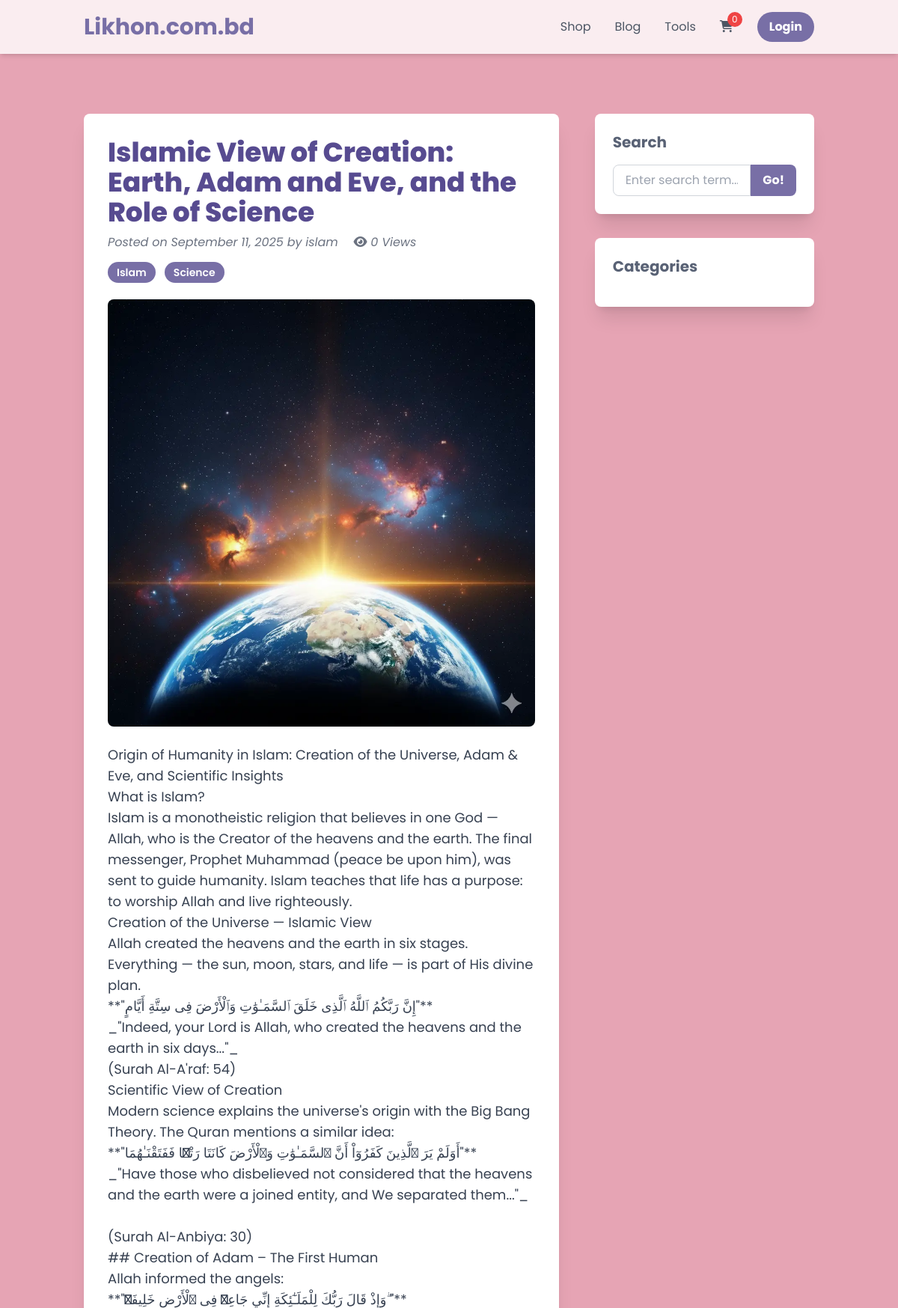
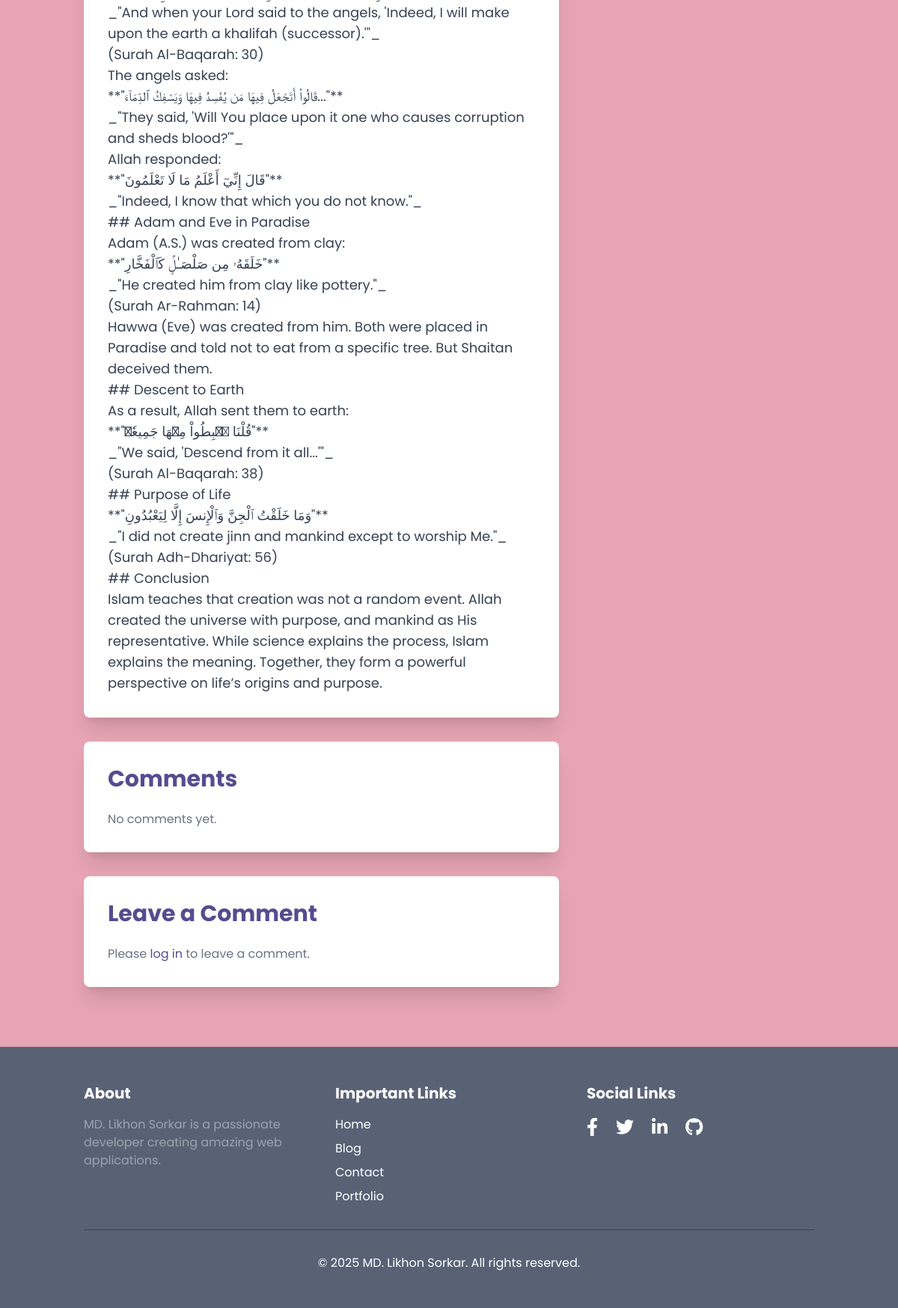
The app's page /blog/detail/islamic-view-creation-earth-adam-eve-role-science/ with its own data (2 pictures, top to bottom).
### apps/blog/models.py (models this page shows, shortened)
class Post(models.Model):
    title = models.CharField(max_length=200)
    slug = models.SlugField(unique=True, max_length=200, blank=True)
    content = models.TextField()
    author = models.ForeignKey(User, on_delete=models.CASCADE)
    featured_image = models.ImageField(upload_to='post_images/', blank=True, null=True)
    tags = models.ManyToManyField(Tag, blank=True)
    views = models.IntegerField(default=0)
    created_at = models.DateTimeField(auto_now_add=True)
    updated_at = models.DateTimeField(auto_now=True)

class Tag(models.Model):
    name = models.CharField(max_length=50, unique=True)

### apps/blog/views.py (the view)
# urls.py: path('detail/<str:slug>/', blog_detail, name='blog_detail'),
def blog_detail(request, slug):
    post = get_object_or_404(Post, slug=slug)
    comments = post.comments.all().order_by('created_at')
    if request.method == 'POST':
        if not request.user.is_authenticated:
            return redirect('login')
        comment_form = CommentForm(request.POST)
        if comment_form.is_valid():
            new_comment = comment_form.save(commit=False)
            new_comment.post = post
            new_comment.author = request.user
            new_comment.save()
            return redirect('blog_detail', slug=post.slug)
    else:
        comment_form = CommentForm()
    return render(request, 'blog/article.html', {
        'post': post,
        'comments': comments,
        'comment_form': comment_form
    })

### apps/blog/forms.py
class CommentForm(forms.ModelForm):
    class Meta:
        model = Comment
        fields = ('content',)

### apps/blog/templates/blog/article.html
{% include "header.html" %}
<main class="py-20">
    <div class="container mx-auto px-6">
        <div class="grid grid-cols-1 lg:grid-cols-3 gap-12">
            <div class="lg:col-span-2">
                <article class="bg-white rounded-lg shadow-xl p-8">
                    <header class="mb-6">
                        <h1 class="text-4xl font-extrabold text-purple-corallite mb-2">{{ post.title }}</h1>
                        <div class="text-gray-500 italic mb-4">
                            Posted on {{ post.created_at|date:"F d, Y" }} by {{ post.author.username }}
                            <span class="ml-4"><i class="fas fa-eye"></i> {{ post.views }} Views</span>
                        </div>
                        <div class="space-x-2">
                            {% for tag in post.tags.all %}
                            <a class="bg-purple-mountain-majesty text-white text-sm font-semibold px-3 py-1 rounded-full" href="{% url 'posts_by_tag' tag.name %}">{{ tag.name }}</a>
                            {% endfor %}
                        </div>
                    </header>
                    {% if post.featured_image %}
                    <figure class="mb-6"><img class="w-full rounded-lg" src="{{ post.featured_image.url }}" alt="{{ post.title }}"></figure>
                    {% endif %}
                    <section class="text-lg text-gray-700">
                        {{ post.content|safe }}
                    </section>
                </article>
                <div class="bg-white rounded-lg shadow-xl p-8 mt-8">
                    <h2 class="text-3xl font-bold text-purple-corallite mb-6">Comments</h2>
                    {% if comments %}
                        {% for comment in comments %}
                        <div class="mb-4 border-b pb-4">
                            <p class="text-gray-700">{{ comment.content }}</p>
                            <div class="text-sm text-gray-500 mt-2">By {{ comment.author.username }} on {{ comment.created_at|date:"F d, Y" }}</div>
                        </div>
                        {% endfor %}
                    {% else %}
                        <p class="text-gray-500">No comments yet.</p>
                    {% endif %}
                </div>
                <div class="bg-white rounded-lg shadow-xl p-8 mt-8">
                    <h2 class="text-3xl font-bold text-purple-corallite mb-6">Leave a Comment</h2>
                    {% if user.is_authenticated %}
                    <form method="post">
                        {% csrf_token %}
                        <div class="mb-4">
                            {{ comment_form.content }}
                        </div>
                        <button type="submit" class="bg-purple-mountain-majesty hover:bg-purple-corallite text-white font-bold py-2 px-6 rounded-full transition duration-300">Submit</button>
                    </form>
                    {% else %}
                    <p class="text-gray-500">Please <a href="{% url 'signin' %}" class="text-purple-corallite hover:underline">log in</a> to leave a comment.</p>
                    {% endif %}
                </div>
            </div>
            {% include "blog/sidebar.html" %}
        </div>
    </div>
</main>
{% include "footer.html" %}

### static/css/style.css (style rules this page uses)
html, :host { line-height: 1.5; -webkit-text-size-adjust: 100%; -moz-tab-size: 4; -o-tab-size: 4; tab-size: 4; font-family: ui-sans-serif, system-ui, sans-serif, "Apple Color Emoji", "Segoe UI Emoji", "Segoe UI Symbol", "Noto Color Emoji"; font-feature-settings: normal; font-variation-settings: normal; -webkit-tap-highlight-color: transparent; }
body { margin: 0; line-height: inherit; }
h1, h2, h3, h4, h5, h6 { font-size: inherit; font-weight: inherit; }
a { color: inherit; text-decoration: inherit; }
blockquote, dl, dd, h1, h2, h3, h4, h5, h6, hr, figure, p, pre { margin: 0; }
img, svg, video, canvas, audio, iframe, embed, object { display: block; vertical-align: middle; }
img, video { max-width: 100%; height: auto; }
.container { width: 100%; }
@media (min-width: 640px) { .container { max-width: 640px; } }
@media (min-width: 768px) { .container { max-width: 768px; } }
@media (min-width: 1024px) { .container { max-width: 1024px; } }
.mx-auto { margin-left: auto; margin-right: auto; }
.mb-2 { margin-bottom: 0.5rem; }
.mb-4 { margin-bottom: 1rem; }
.mb-6 { margin-bottom: 1.5rem; }
.ml-4 { margin-left: 1rem; }
.mt-8 { margin-top: 2rem; }
.grid { display: grid; }
.w-full { width: 100%; }
.grid-cols-1 { grid-template-columns: repeat(1, minmax(0, 1fr)); }
.gap-12 { gap: 3rem; }
.space-x-2 > :not([hidden]) ~ :not([hidden]) { --tw-space-x-reverse: 0; margin-right: calc(0.5rem * var(--tw-space-x-reverse)); margin-left: calc(0.5rem * calc(1 - var(--tw-space-x-reverse))); }
.scroll-smooth { scroll-behavior: smooth; }
.rounded-full { border-radius: 9999px; }
.rounded-lg { border-radius: 0.5rem; }
.bg-porcelain-rose { --tw-bg-opacity: 1; background-color: rgb(230 164 180 / var(--tw-bg-opacity, 1)); }
.bg-purple-mountain-majesty { --tw-bg-opacity: 1; background-color: rgb(120 111 166 / var(--tw-bg-opacity, 1)); }
.bg-white { --tw-bg-opacity: 1; background-color: rgb(255 255 255 / var(--tw-bg-opacity, 1)); }
.p-8 { padding: 2rem; }
.px-3 { padding-left: 0.75rem; padding-right: 0.75rem; }
.px-6 { padding-left: 1.5rem; padding-right: 1.5rem; }
.py-1 { padding-top: 0.25rem; padding-bottom: 0.25rem; }
.py-20 { padding-top: 5rem; padding-bottom: 5rem; }
.text-3xl { font-size: 1.875rem; line-height: 2.25rem; }
.text-4xl { font-size: 2.25rem; line-height: 2.5rem; }
.text-lg { font-size: 1.125rem; line-height: 1.75rem; }
.text-sm { font-size: 0.875rem; line-height: 1.25rem; }
.font-bold { font-weight: 700; }
.font-extrabold { font-weight: 800; }
.font-semibold { font-weight: 600; }
.italic { font-style: italic; }
.text-gray-500 { --tw-text-opacity: 1; color: rgb(107 114 128 / var(--tw-text-opacity, 1)); }
.text-gray-700 { --tw-text-opacity: 1; color: rgb(55 65 81 / var(--tw-text-opacity, 1)); }
.text-pencil-lead { --tw-text-opacity: 1; color: rgb(89 98 117 / var(--tw-text-opacity, 1)); }
.text-purple-corallite { --tw-text-opacity: 1; color: rgb(87 75 144 / var(--tw-text-opacity, 1)); }
.text-white { --tw-text-opacity: 1; color: rgb(255 255 255 / var(--tw-text-opacity, 1)); }
.shadow-xl { --tw-shadow: 0 20px 25px -5px rgb(0 0 0 / 0.1), 0 8px 10px -6px rgb(0 0 0 / 0.1); --tw-shadow-colored: 0 20px 25px -5px var(--tw-shadow-color), 0 8px 10px -6px var(--tw-shadow-color); box-shadow: var(--tw-ring-offset-shadow, 0 0 #0000), var(--tw-ring-shadow, 0 0 #0000), var(--tw-shadow); }
@media (min-width: 1024px) { .lg\:col-span-2 { grid-column: span 2 / span 2; } }
@media (min-width: 1024px) { .lg\:grid-cols-3 { grid-template-columns: repeat(3, minmax(0, 1fr)); } }

### apps/core/templates/header.html (style rules this page uses)
body { font-family: 'Poppins', sans-serif; }

### records on screen
Post: title "Islamic View of Creation: Earth, Adam and Eve, and the Role of Science", created_at "September 11, 2025", author.username "islam", views "0", featured_image (picture), content "Origin of Humanity in Islam: Creation of the Universe, Adam & Eve, and Scientific Insights What is Islam? Islam is a monotheistic religion that believes in one God — Allah, who is the Creator of the heavens and the earth. The final messenger, Prophet Muhammad (peace be upon him), was sent to guide humanity. Islam teaches that life has a purpose: to worship Allah and live righteously. Creation of the Universe — Islamic View Allah created the heavens and the earth in six stages. Everything — the sun, moon, stars, and life — is part of His divine plan. **\"إِنَّ رَبَّكُمُ ٱللَّهُ ٱلَّذِى خَلَقَ ٱلسَّمَـٰوَٰتِ وَٱلْأَرْضَ فِى سِتَّةِ أَيَّامٍ\"** _\"Indeed, your Lord is Allah, who created the…"
Tag: name "Islam"
Tag: name "Science"
